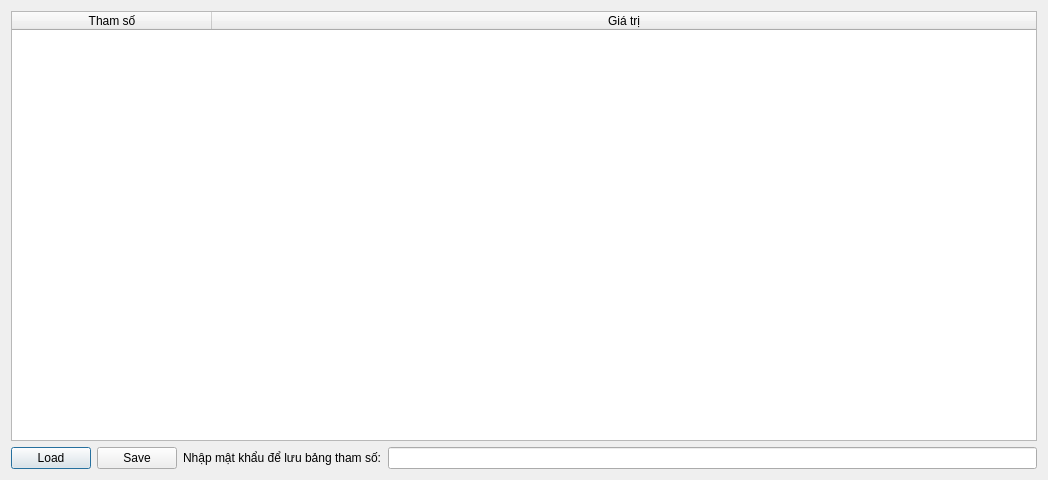
<?xml version="1.0" encoding="UTF-8"?>
<ui version="4.0">
 <class>DialogConfig</class>
 <widget class="QDialog" name="DialogConfig">
  <property name="geometry">
   <rect>
    <x>0</x>
    <y>0</y>
    <width>1048</width>
    <height>480</height>
   </rect>
  </property>
  <property name="windowTitle">
   <string>Cài đặt tham số</string>
  </property>
  <layout class="QGridLayout" name="gridLayout">
   <item row="0" column="0" colspan="4">
    <widget class="QTableWidget" name="tableWidget">
     <property name="sortingEnabled">
      <bool>true</bool>
     </property>
     <attribute name="horizontalHeaderVisible">
      <bool>true</bool>
     </attribute>
     <attribute name="horizontalHeaderCascadingSectionResizes">
      <bool>false</bool>
     </attribute>
     <attribute name="horizontalHeaderDefaultSectionSize">
      <number>200</number>
     </attribute>
     <attribute name="horizontalHeaderHighlightSections">
      <bool>true</bool>
     </attribute>
     <attribute name="horizontalHeaderMinimumSectionSize">
      <number>30</number>
     </attribute>
     <attribute name="horizontalHeaderStretchLastSection">
      <bool>true</bool>
     </attribute>
     <column>
      <property name="text">
       <string>Tham số</string>
      </property>
     </column>
     <column>
      <property name="text">
       <string>Giá trị</string>
      </property>
     </column>
    </widget>
   </item>
   <item row="1" column="0">
    <widget class="QPushButton" name="pushButton_load">
     <property name="text">
      <string>Load</string>
     </property>
    </widget>
   </item>
   <item row="1" column="1">
    <widget class="QPushButton" name="pushButton_save">
     <property name="text">
      <string>Save</string>
     </property>
    </widget>
   </item>
   <item row="1" column="3">
    <widget class="QLineEdit" name="lineEdit">
     <property name="inputMask">
      <string/>
     </property>
     <property name="echoMode">
      <enum>QLineEdit::Password</enum>
     </property>
     <property name="cursorMoveStyle">
      <enum>Qt::VisualMoveStyle</enum>
     </property>
    </widget>
   </item>
   <item row="1" column="2">
    <widget class="QLabel" name="label">
     <property name="text">
      <string>Nhập mật khẩu để lưu bảng tham số:</string>
     </property>
    </widget>
   </item>
  </layout>
 </widget>
 <resources/>
 <connections/>
</ui>
